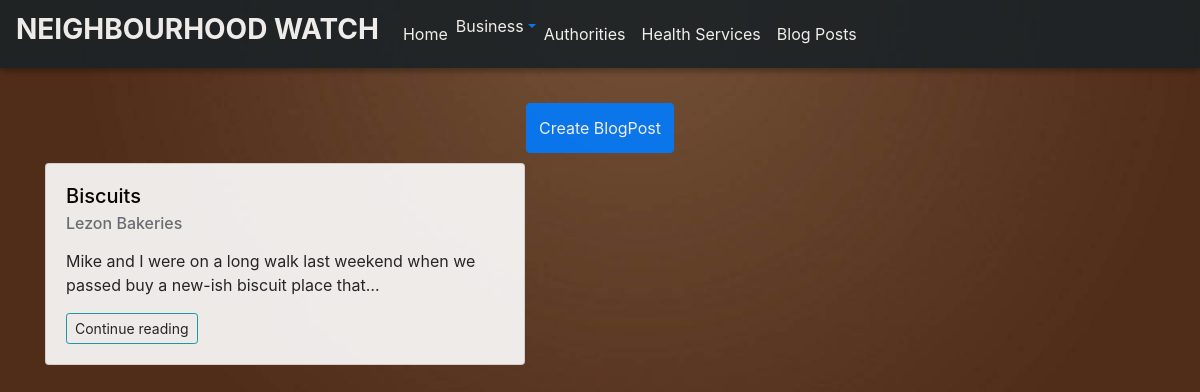
/MPosts/, run on the app's committed database.
### neighbourhood/models.py (models this page shows, shortened)
class BlogPost(models.Model):
    title = models.CharField(max_length=150)
    image = models.ImageField(upload_to='post/')
    post = HTMLField()
    user= models.ForeignKey(User,on_delete=models.CASCADE,null=True,blank=True)
    neighbourhood= models.ForeignKey(Neighbourhood,on_delete=models.CASCADE,null=True,blank=True)
    post_date = models.DateTimeField(auto_now_add=True)
    avatar = models.ImageField(upload_to='avatars/')
    author=models.CharField(max_length=200,null=True)

### neighbourhood/views.py (the view)
# urls.py: url(r'MPosts/',views.milimaniPost,name='MPosts'),
def milimaniPost(request):
   milimani_neighbourhood = Neighbourhood.objects.get(pk=3)
   posts = BlogPost.objects.filter(neighbourhood=milimani_neighbourhood)
   return render(request,'MilimaniPosts.html', {'posts':posts})

### neighbourhood/templates/MilimaniPosts.html (shortened to what this page needs)
{% extends 'index.html' %}
{% load static %}
{% load staticfiles %}
{% block content %}
<nav class="navbar navbar-expand-lg">
    <a class="navbar-brand" style="color: white;" href="#"><h3><strong>NEIGHBOURHOOD WATCH</strong></h3></a>
        <div class="collapse navbar-collapse" id="navbarTogglerDemo02">
         <ul class="navbar-nav mr-auto smooth-scroll">
          <li class="nav-item">
            <a class="nav-link" href="{%url 'milimani'%}">Home
            </a>
          </li>
          <li class="nav-item">
            <a href="#" class="dropdown-toggle" data-toggle="dropdown" role="button"><span class="bus">Business</span></a>
          </li>
          <li class="nav-item">
            <a class="nav-link" href="{%url 'Mauth'%}" data-offset="90">Authorities</a>
          </li>
          <li class="nav-item">
            <a class="nav-link" href="{%url 'Mhealth'%}" data-offset="90">Health Services</a>
          </li>
          <li class="nav-item">
            <a class="nav-link" href="{%url 'MPosts'%}" data-offset="90">Blog Posts</a>
          </li>
        </ul>
       </div>
</nav>
<div class="container">
    <div class="row">
      <div class="col-md-12 top-div" style="margin-top:40px;"></div>
    </div>
    <div class="text-center">
      <a href="{% url 'post_form'%}" >
          <button class="btn btn-primary" style="height:50px;  margin-top: -6px;">Create BlogPost</button>
      </a>
    </div>
    <div class="row">
        {% for post in posts %}
        <div class="col-md-6">
        <div class="card" style="width: 30rem;margin-top:10px;">
        <div class="card-body">
          <a href="{{post.id}}" style="color:black;text-decoration:none;margin:auto;">
            <h5 class="card-title">{{post.title}}</h5>
          </a>
          <a href="{{post.author}}" style="color:black;text-decoration:none;margin:auto;">
            <h6 class="card-subtitle mb-2 text-muted">{{post.author}}</h6>
          </a>
          <p class="card-text">{{post.post|truncatechars:150 | safe}}</p>
          <a class="btn btn-sm btn-outline-info mr-3" data-toggle="modal" data-target="#{{post.id}}">Continue reading</a>
      </div>
      </div>
      </div>
      {% endfor %}
      </div>
      </div>
      {% endblock %}

### static/styles.css (style rules this page uses)
nav { height: auto; background: #1A2226; text-align: center; box-shadow: 0 3px 6px rgba(0, 0, 0, 0.16), 0 3px 6px rgba(0, 0, 0, 0.23); }
a { color: black; }
.card { width: 20rem; margin-top:10px; border-radius: 50px; background-color: burlywood; }
.nav-link { color: white; }
.bus { color: white; }
.navbar-nav { position:relative; }

### data on the page
BlogPost: title "Biscuits", author "Lezon Bakeries", post "Mike and I were on a long walk last weekend when we passed buy a new-ish biscuit place that…"
